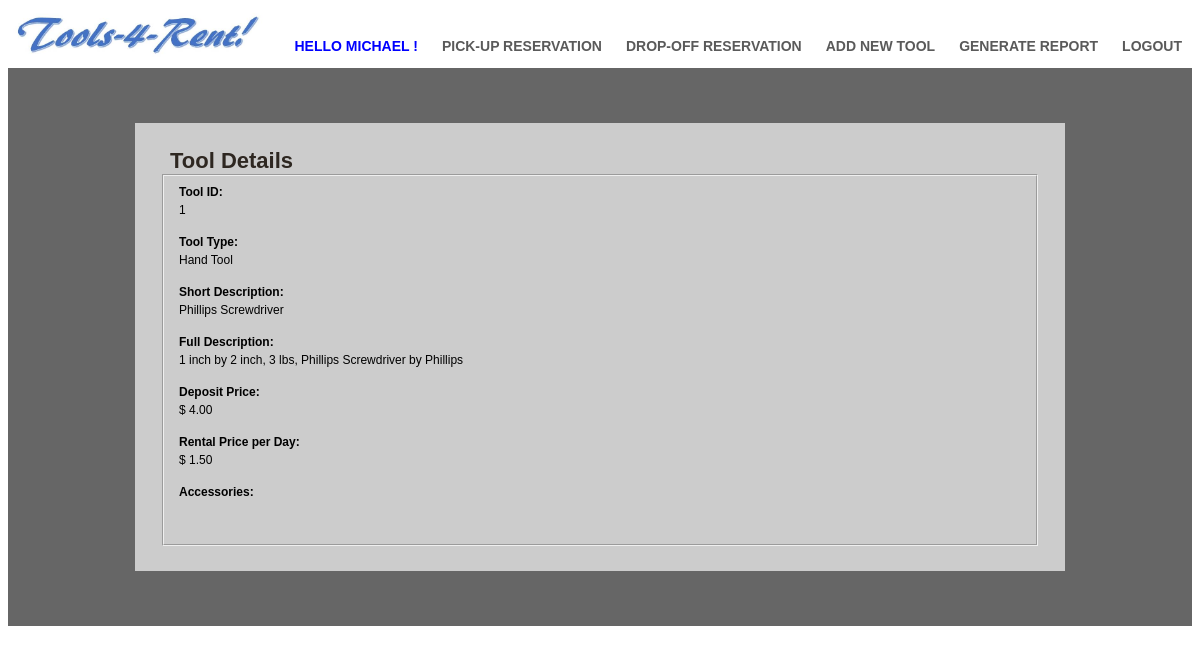
The app's page /tool_details.php?toolID=1 (signed in) with its own data.
### tables this page shows
CREATE TABLE Tool (
  toolID int(16) unsigned NOT NULL AUTO_INCREMENT,
  purchase_price DECIMAL(10,2) NOT NULL,
  power_source ENUM('Manual', 'Electric', 'Cordless', 'Gas') NOT NULL,
  category ENUM('Hand', 'Garden', 'Ladder', 'Power') NOT NULL,
  sub_type varchar(20) NOT NULL,
  sub_option varchar(20) NOT NULL,
  width_diameter float NOT NULL,
  length float NOT NULL,
  weight float NOT NULL,
  manufacturer varchar(20) NOT NULL,
  status varchar(20) NOT NULL,
  PRIMARY KEY toolID (toolID)
);

### tool_details.php (the view, shortened to what this page needs)
<?php
include 'lib/connection.php';
$toolID = mysqli_real_escape_string($conn, $_REQUEST['toolID']);
$query = "SELECT Tool.toolID, category, description, ".
    "power_source, sub_type, sub_option, width_diameter, length, weight, manufacturer, ".
    "purchase_price*0.4 AS deposit_price, ".
    "purchase_price*0.15 AS rental_price, ".
    "GROUP_CONCAT(acc_description) AS accessories ".
    "FROM Tool LEFT OUTER JOIN ToolAccessory ON Tool.toolID = ToolAccessory.toolID ".
    "LEFT OUTER JOIN Accessory ON ToolAccessory.accessoryID = Accessory.accessoryID ".
    "WHERE Tool.toolID = '$toolID' ".
    "GROUP BY Tool.toolID";
$result = mysqli_query($conn, $query);
$resultCheck = mysqli_num_rows($result);
if ($resultCheck >= 1) {
    $row = mysqli_fetch_array($result, MYSQLI_ASSOC);
    $tool_type = $row['category']." Tool";
    $short_description=$row['description'];
    $deposit_price=number_format($row['deposit_price'],2);
    $rental_price=number_format($row['rental_price'],2);
    $full_description=$row['width_diameter']. " inch by ".$row['length']. " inch, ".$row['weight']." lbs, ".
        $row['description']. " by ".$row['manufacturer'];
}
?>
<!DOCTYPE html>
<html>
<head>
    <link rel="stylesheet" type="text/css" href="generic_customer.css">
</head>
<body>
<div class="header">
    <ul class="headerList">
        <li><a style="color: blue;">Hello <?php echo $_SESSION['first_name'] ?> !</a></li>
        <li><a href="pickup_reservation.php">Pick-Up reservation</a></li>
        <li><a href="dropoff_reservation.php">drop-off reservation</a></li>
        <li><a href="add_new_tool.php">Add New Tool</a></li>
        <li><a href="generate_report.php">Generate report</a></li>
        <li><a href="logout.php">Logout</a></li>
    </ul>
</div>
<div class="mainbody">
    <div class="mainbodySpaceHolder"></div>
    <div class="mainbodyWrapper2">
        <div class = "title_name">Tool Details</div>
        <fieldset>
            <table>
                <tr>
                    <td style="font-weight: bold;">Tool ID:</td>
                </tr>
                <tr><td>
                        <?php echo $toolID; ?>
                        <br><br></td></tr>
                <tr><td style="font-weight: bold;">Tool Type:</td></tr>
                <tr><td>
                        <?php echo $tool_type; ?>
                        <br><br></td></tr>
                <tr>
                    <td style="font-weight: bold;">Short Description:</td>
                </tr>
                <tr><td>
                        <?php echo $short_description; ?>
                        <br><br></td></tr>
                <tr>
                    <td style="font-weight: bold;">Full Description:</td>
                </tr>
                <tr><td>
                        <?php echo $full_description; ?>
                        <br><br></td></tr>
                <tr>
                    <td style="font-weight: bold;">Deposit Price:</td>
                </tr>
                <tr><td>
                        <?php echo "\$ ". $deposit_price; ?>
                        <br><br></td></tr>
                <tr>
                    <td style="font-weight: bold;">Rental Price per Day:</td>
                </tr>
                <tr><td>
                        <?php echo "\$ ". $rental_price; ?>
                        <br><br></td></tr>
                <tr>
                    <td style="font-weight: bold;">Accessories:</td>
                </tr>
                <tr><td>
                        <br><br></td></tr>
            </table>
        </fieldset>
    </div>
    <div class="mainbodySpaceHolder">
    </div>
</div>
</body>
</html>

### generic_customer.css (style rules this page uses)
a { color: #5a5a5a; font-family: "Arial"; font-size: 14px; font-weight: bold; padding: 14px 10px; text-transform: uppercase; text-decoration: none; }
li { display: inline; }
.header { background-image:url(header_image.jpg); height: 60px; background-repeat: no-repeat; background-size: 22%; }
.headerList { float: right; }
.headerList a { line-height: 45px; padding-top: 15px; }
.mainbody { background-color: #666; }
.mainbodySpaceHolder { height: 45px; }
.mainbodyWrapper2 { margin: auto; margin-top: 10px; margin-bottom: 10px; padding: 25px 25px; width: 880px; background-color: #ccc; }
table { width: 100%; border: none; font-family: Arial; font-size: 12px; }
th, td { text-align: left; padding: 1px; border: none; }
.title_name { width: auto; font-family: Georgia, sans-serif; font-weight:bold; font-size:22px; text-decoration-line: none; color: #2e2721; margin:0px 10px 0px 10px; }

### records on screen
tool: category "Hand Tool", description "Phillips Screwdriver", full_description "1 inch by 2 inch, 3 lbs, Phillips Screwdriver by Phillips"

### other values on screen
$_SESSION['first_name'] "MICHAEL"
$toolID "1"
$deposit_price "4.00"
$rental_price "1.50"
